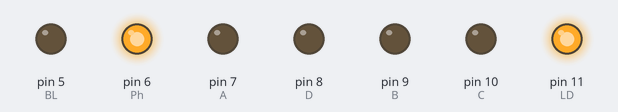
Bench run of a sketch on a simulated Arduino Uno, built with avr-gcc and run on an emulated ATmega328P. Parts: output pins drawn as LEDs (lit = HIGH).

Above: at 0.5 s.
At 1.5 s:
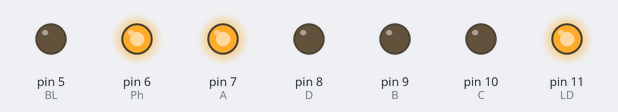
At 2.5 s:
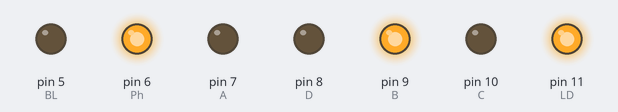
At 3.5 s:
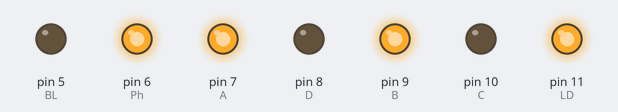
At 4.5 s:
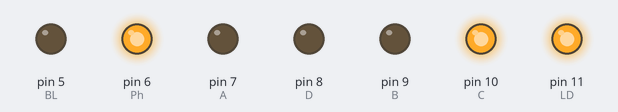
Timing chart, 0 to 5.8 s (numbered marks = the images above):
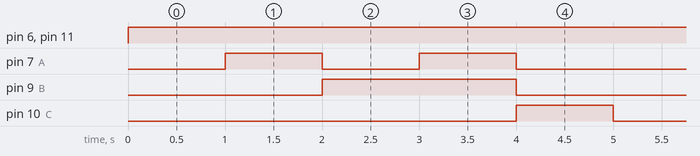

Measured:
- by itself, pin 6 (Ph), pin 11 (LD): LOW → HIGH at 0.00 s
- by itself, pin 7 (A): repeats every 5.0 s: LOW 1.0 s, HIGH 1.0 s, LOW 2.0 s, HIGH 1.0 s
- by itself, pin 9 (B): alternates HIGH for 2.0 s and LOW for 3.0 s
- by itself, pin 10 (C): alternates HIGH for 1.0 s and LOW for 4.0 s

The sketch:

sketch_dec04a.ino
```cpp
int Ph  = 6;        //arduino pin connected to the Ph pin of 4543
int BL  = 5;        //arduino pin connected to the BL pin of 4543
int LD  = 11;      //arduino pin connected to the LD pin of 4543


int A   = 7;
int B   = 9;
int C   = 10;
int D   = 8;

void setup()
{
    // Declare all the pins as OUTPUT pins

  pinMode(Ph,  OUTPUT);
  pinMode(BL,  OUTPUT);
  pinMode(LD, OUTPUT);

  pinMode(A , OUTPUT);
  pinMode(B  , OUTPUT);
  pinMode(C  , OUTPUT);
  pinMode(D, OUTPUT);

}

void loop()
{

    // Display 0

  digitalWrite(Ph,  HIGH);
  digitalWrite(BL,  LOW);
  digitalWrite(LD,  HIGH);

  digitalWrite(A , LOW);
  digitalWrite(B , LOW);
  digitalWrite(C , LOW);
  digitalWrite(D , LOW);

  delay(1000);

    // Display 1

  digitalWrite(A , HIGH);
  digitalWrite(B , LOW);
  digitalWrite(C , LOW);
  digitalWrite(D , LOW);

  delay(1000);

    // Display 2

  digitalWrite(A , LOW);
  digitalWrite(B , HIGH);
  digitalWrite(C , LOW);
  digitalWrite(D , LOW);

  delay(1000);

    // Display 3

  digitalWrite(A , HIGH);
  digitalWrite(B , HIGH);
  digitalWrite(C , LOW);
  digitalWrite(D , LOW);

  delay(1000);

    // Display 4

  digitalWrite(A , LOW);
  digitalWrite(B , LOW);
  digitalWrite(C , HIGH);
  digitalWrite(D , LOW);

  delay(1000);
}
```
